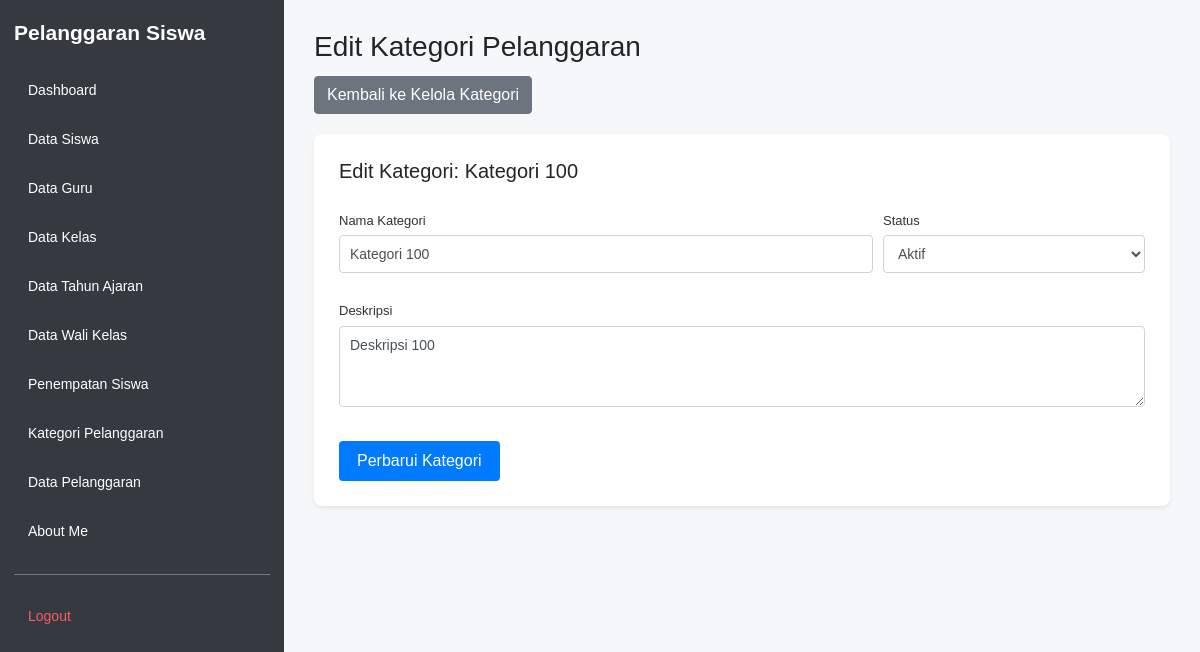
The page /edit_pelanggaran_kategori.php?id=100 (signed in) on the database its author committed.
### tables this page shows
CREATE TABLE `t_pelanggaran_kategori` (
  `id` int(11) NOT NULL AUTO_INCREMENT,
  `nama` varchar(100) DEFAULT NULL,
  `deskripsi` text NOT NULL,
  `status_aktif` tinyint(1) NOT NULL,
  `created_at` timestamp NOT NULL DEFAULT current_timestamp(),
  `updated_at` timestamp NOT NULL DEFAULT current_timestamp(),
  PRIMARY KEY (`id`),
  UNIQUE KEY `uq_t_pelanggaran_kategori_nama` (`nama`)
);

### edit_pelanggaran_kategori.php (the view, shortened to what this page needs)
<?php
require_once __DIR__ . '/config/koneksi.php';
$id = (int) $_GET['id'];
$stmt = mysqli_prepare($koneksi, "SELECT * FROM t_pelanggaran_kategori WHERE id = ?");
mysqli_stmt_bind_param($stmt, 'i', $id);
mysqli_stmt_execute($stmt);
$hasil = mysqli_stmt_get_result($stmt);
$kategori = mysqli_fetch_assoc($hasil);
?>
<!DOCTYPE html>
<html lang="id">
<head>
    <link rel="stylesheet"
          href="https://cdn.jsdelivr.net/npm/bootstrap@4.1.3/dist/css/bootstrap.min.css">
    <link rel="stylesheet" href="layout/layout.css">
</head>
<body>
<?php require_once __DIR__ . '/layout/sidebar.php'; ?>
<main class="app-main">
    <div class="page-header">
        <h1>Edit Kategori Pelanggaran</h1>
        <a href="kelola_pelanggaran_kategori.php" class="btn btn-secondary">
            Kembali ke Kelola Kategori
        </a>
    </div>
    <div class="form-card form-card-full shadow-sm mb-4">
        <h5 class="mb-3">Edit Kategori: <?= htmlspecialchars((string)($kategori['nama'] ?? ''), ENT_QUOTES, 'UTF-8'); ?></h5>
        <form action="proses_edit_pelanggaran_kategori.php" method="POST">
            <div class="form-row">
                <div class="form-group col-md-8">
                    <label>Nama Kategori</label>
                    <input type="text" name="nama" class="form-control"
                           maxlength="100" required
                           value="<?= htmlspecialchars((string)($kategori['nama'] ?? ''), ENT_QUOTES, 'UTF-8'); ?>">
                </div>
                <div class="form-group col-md-4">
                    <label>Status</label>
                    <select name="status_aktif" class="form-control" required>
                        <option value="1" <?= (int)($kategori['status_aktif'] ?? 0) === 1 ? 'selected' : ''; ?>>Aktif</option>
                    </select>
                </div>
            </div>
            <div class="form-group">
                <label>Deskripsi</label>
                <textarea name="deskripsi" rows="3" class="form-control" required><?= htmlspecialchars((string)($kategori['deskripsi'] ?? ''), ENT_QUOTES, 'UTF-8'); ?></textarea>
            </div>
            <button type="submit" name="edit" class="btn btn-primary">
                Perbarui Kategori
            </button>
        </form>
    </div>
</main>
</body>
</html>

### layout/layout.css (style rules this page uses)
* { box-sizing: border-box; }
html, body { margin: 0; padding: 0; min-height: 100vh; font-family: Arial, sans-serif; background: #f5f7f9; }
.app-main { display: block; width: auto; min-width: 0; min-height: 100vh; margin-left: 284px; padding: 30px; }
.app-main h1, .app-main h2 { margin-top: 0; }
.page-header { margin-bottom: 20px; }
.page-header h1 { font-size: 28px; margin-bottom: 12px; }
.form-card { background: #ffffff; border-radius: 8px; padding: 25px; max-width: 720px; }
.form-card-full { max-width: 100%; }
.form-card label { display: block; font-size: 13px; margin: 12px 0 5px; color: #333; }
.form-card input[type="text"], .form-card input[type="email"], .form-card input[type="password"], .form-card input[type="date"], .form-card input[type="number"], .form-card select, .form-card textarea { width: 100%; padding: 8px 10px; border: 1px solid #ced4da; border-radius: 4px; font-size: 14px; box-sizing: border-box; }
.form-card textarea { resize: vertical; }
.form-card button { margin-top: 18px; padding: 8px 18px; border: none; border-radius: 4px; cursor: pointer; }

### rows shown on the page
t_pelanggaran_kategori: nama "Kategori 100", status_aktif "Aktif", deskripsi "Deskripsi 100"

### other values the page prints
$label "Dashboard"
$label "Data Siswa"
$label "Data Guru"
$label "Data Kelas"
$label "Data Tahun Ajaran"
$label "Data Wali Kelas"
$label "Penempatan Siswa"
$label "Kategori Pelanggaran"
$label "Data Pelanggaran"
$label "About Me"
